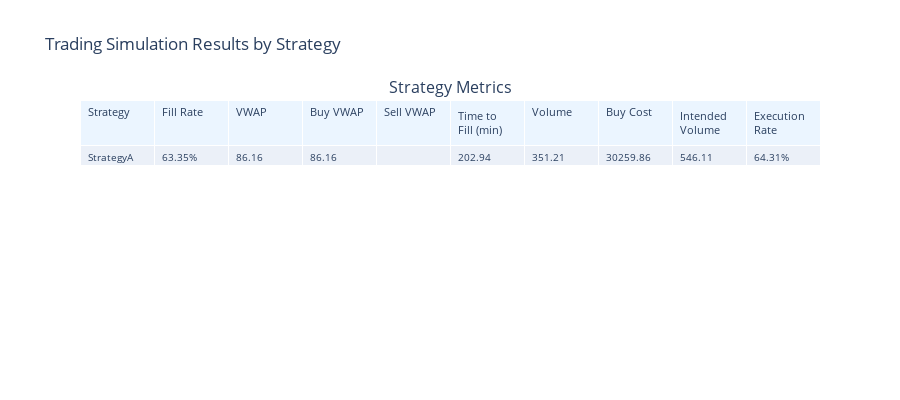
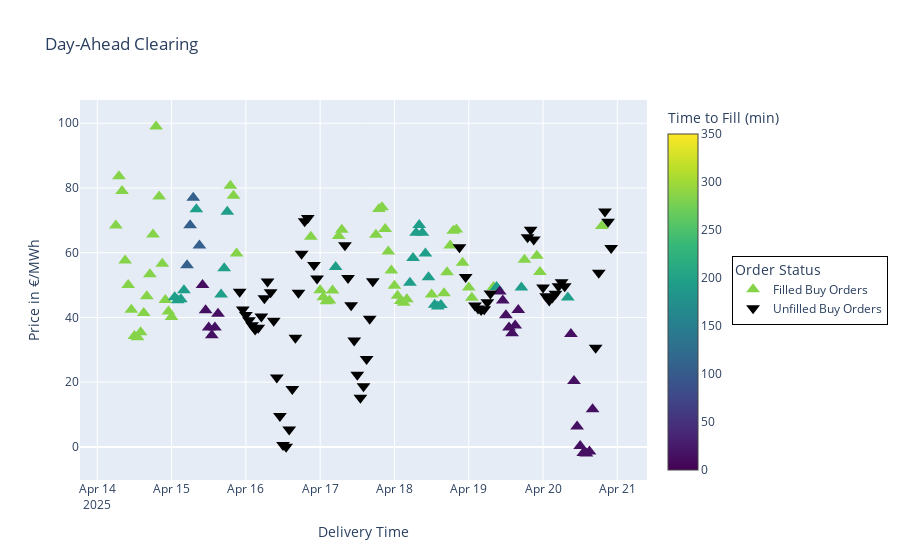

Notebook source saved alongside these figures, in order:
### Code cell
# After running simulation
results = sim.run()
metrics = sim.analyze()

# Create visualizer
from src.plot import SimulationVisualizer
viz = SimulationVisualizer(metrics, results, max_time_to_fill=350)

# View all plots organized by strategy
viz.create_dashboard().show()
viz.plot_buy_orders(StratA.strategy_id, title="Day-Ahead Clearing").show()
